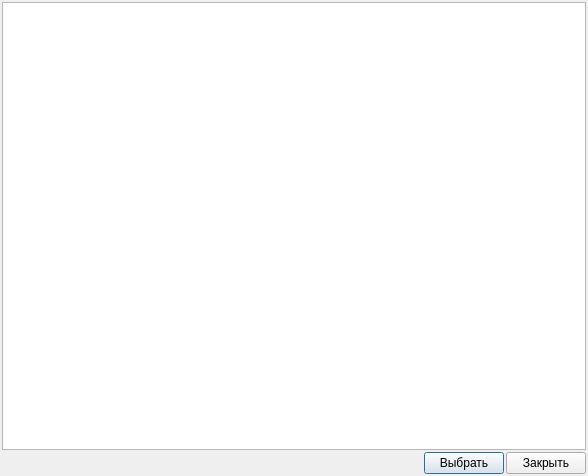
<?xml version="1.0" encoding="UTF-8"?>
<ui version="4.0">
 <class>SelectIcons</class>
 <widget class="QDialog" name="SelectIcons">
  <property name="geometry">
   <rect>
    <x>0</x>
    <y>0</y>
    <width>588</width>
    <height>476</height>
   </rect>
  </property>
  <property name="windowTitle">
   <string>Иконки</string>
  </property>
  <layout class="QVBoxLayout" name="verticalLayout">
   <property name="spacing">
    <number>2</number>
   </property>
   <property name="margin">
    <number>2</number>
   </property>
   <item>
    <widget class="QListView" name="iconView">
     <property name="editTriggers">
      <set>QAbstractItemView::NoEditTriggers</set>
     </property>
     <property name="movement">
      <enum>QListView::Static</enum>
     </property>
     <property name="resizeMode">
      <enum>QListView::Adjust</enum>
     </property>
     <property name="viewMode">
      <enum>QListView::IconMode</enum>
     </property>
     <property name="wordWrap">
      <bool>true</bool>
     </property>
     <property name="selectionRectVisible">
      <bool>true</bool>
     </property>
    </widget>
   </item>
   <item>
    <layout class="QHBoxLayout" name="horizontalLayout">
     <item>
      <spacer name="horizontalSpacer">
       <property name="orientation">
        <enum>Qt::Horizontal</enum>
       </property>
       <property name="sizeHint" stdset="0">
        <size>
         <width>40</width>
         <height>20</height>
        </size>
       </property>
      </spacer>
     </item>
     <item>
      <widget class="QPushButton" name="selectButton">
       <property name="text">
        <string>Выбрать</string>
       </property>
       <property name="icon">
        <iconset resource="../icons.qrc">
         <normaloff>:/16x16/apply/ico/apply_16x16.png</normaloff>:/16x16/apply/ico/apply_16x16.png</iconset>
       </property>
      </widget>
     </item>
     <item>
      <widget class="QPushButton" name="closeButton">
       <property name="text">
        <string>Закрыть</string>
       </property>
       <property name="icon">
        <iconset resource="../icons.qrc">
         <normaloff>:/16x16/cancelDel/ico/button_cancel_16x16 (1).png</normaloff>:/16x16/cancelDel/ico/button_cancel_16x16 (1).png</iconset>
       </property>
      </widget>
     </item>
    </layout>
   </item>
  </layout>
 </widget>
 <resources>
  <include location="../icons.qrc"/>
 </resources>
 <connections>
  <connection>
   <sender>closeButton</sender>
   <signal>clicked()</signal>
   <receiver>SelectIcons</receiver>
   <slot>reject()</slot>
   <hints>
    <hint type="sourcelabel">
     <x>453</x>
     <y>392</y>
    </hint>
    <hint type="destinationlabel">
     <x>247</x>
     <y>369</y>
    </hint>
   </hints>
  </connection>
 </connections>
</ui>
